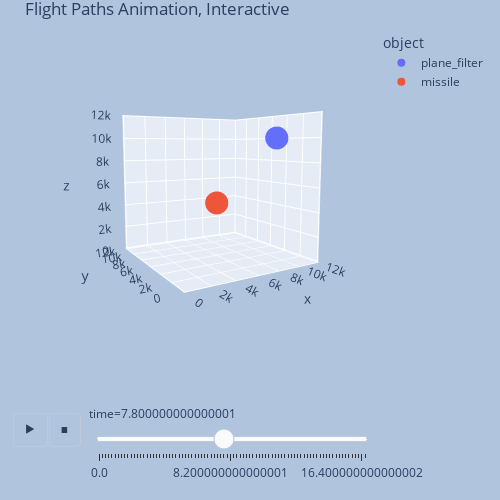

The code cell stored with this chart in its notebook:
### Code cell
fig = px.scatter_3d(animate_data.iloc[::2,:], x="x", y="y", z="z", color = "object",animation_frame = 'time',
                    range_x=[-100,12000],range_y=[-100,12000],range_z=[-100,12000], 
                    title = "Flight Paths Animation, Interactive",width = 500, height = 500)
fig.update_layout(
    margin=dict(l=30, r=30, t=30, b=30),
    paper_bgcolor="LightSteelBlue")
fig.layout.updatemenus[0].buttons[0].args[1]["frame"]["duration"] = .5
fig.layout.updatemenus[0].y=0
camera = dict(
    up=dict(x=0, y=0, z=1),
    center=dict(x=0, y=0, z=0),
    eye=dict(x=-2.5, y=.3, z=.8)
    
    )

fig.update_layout(scene_camera=camera)
fig.show()

### Figure 1 — Plotly figure (JSON) as saved in the notebook; plotly's stock layout.template omitted (floating-point values rounded to 4 significant figures)
{"data": [{"hovertemplate": "object=plane_filter<br>time=7.800000000000001<br>x=%{x}<br>y=%{y}<br>z=%{z}<extra></extra>", "legendgroup": "plane_filter", "marker": {"color": "#636efa", "symbol": "circle"}, "mode": "markers", "name": "plane_filter", "scene": "scene", "showlegend": true, "type": "scatter3d", "x": [9993.0], "y": [3000.0], "z": [10000.0]}, {"hovertemplate": "object=missile<br>time=7.800000000000001<br>x=%{x}<br>y=%{y}<br>z=%{z}<extra></extra>", "legendgroup": "missile", "marker": {"color": "#EF553B", "symbol": "circle"}, "mode": "markers", "name": "missile", "scene": "scene", "showlegend": true, "type": "scatter3d", "x": [4398.0], "y": [3321.0], "z": [4988.0]}], "layout": {"height": 500, "legend": {"title": {"text": "object"}, "tracegroupgap": 0}, "margin": {"b": 30, "l": 30, "r": 30, "t": 30}, "paper_bgcolor": "LightSteelBlue", "scene": {"aspectmode": "auto", "aspectratio": {"x": 1, "y": 1, "z": 1}, "camera": {"center": {"x": 0, "y": 0, "z": 0}, "eye": {"x": -1.354, "y": -2.25, "z": 0.2869}, "projection": {"type": "perspective"}, "up": {"x": 0, "y": 0, "z": 1}}, "domain": {"x": [0, 1], "y": [0, 1]}, "xaxis": {"range": [-100, 12000], "title": {"text": "x"}, "type": "linear"}, "yaxis": {"range": [-100, 12000], "title": {"text": "y"}, "type": "linear"}, "zaxis": {"range": [-100, 12000], "title": {"text": "z"}, "type": "linear"}}, "sliders": [{"active": 39, "currentvalue": {"prefix": "time="}, "len": 0.9, "pad": {"b": 10, "t": 60}, "steps": [{"args": [["0.0"], {"frame": {"duration": 0, "redraw": true}, "fromcurrent": true, "mode": "immediate", "transition": {"duration": 0, "easing": "linear"}}], "label": "0.0", "method": "animate"}, {"args": [["0.2"], {"frame": {"duration": 0, "redraw": true}, "fromcurrent": true, "mode": "immediate", "transition": {"duration": 0, "easing": "linear"}}], "label": "0.2", "method": "animate"}, {"args": [["0.4"], {"frame": {"duration": 0, "redraw": true}, "fromcurrent": true, "mode": "immediate", "transition": {"duration": 0, "easing": "linear"}}], "label": "0.4", "method": "animate"}, {"args": [["0.6000000000000001"], {"frame": {"duration": 0, "redraw": true}, "fromcurrent": true, "mode": "immediate", "transition": {"duration": 0, "easing": "linear"}}], "label": "0.6000000000000001", "method": "animate"}, {"args": [["0.8"], {"frame": {"duration": 0, "redraw": true}, "fromcurrent": true, "mode": "immediate", "transition": {"duration": 0, "easing": "linear"}}], "label": "0.8", "method": "animate"}, {"args": [["1.0"], {"frame": {"duration": 0, "redraw": true}, "fromcurrent": true, "mode": "immediate", "transition": {"duration": 0, "easing": "linear"}}], "label": "1.0", "method": "animate"}, {"args": [["1.2000000000000002"], {"frame": {"duration": 0, "redraw": true}, "fromcurrent": true, "mode": "immediate", "transition": {"duration": 0, "easing": "linear"}}], "label": "1.2000000000000002", "method": "animate"}, {"args": [["1.4000000000000001"], {"frame": {"duration": 0, "redraw": true}, "fromcurrent": true, "mode": "immediate", "transition": {"duration": 0, "easing": "linear"}}], "label": "1.4000000000000001", "method": "animate"}, {"args": [["1.6"], {"frame": {"duration": 0, "redraw": true}, "fromcurrent": true, "mode": "immediate", "transition": {"duration": 0, "easing": "linear"}}], "label": "1.6", "method": "animate"}, {"args": [["1.8"], {"frame": {"duration": 0, "redraw": true}, "fromcurrent": true, "mode": "immediate", "transition": {"duration": 0, "easing": "linear"}}], "label": "1.8", "method": "animate"}, {"args": [["2.0"], {"frame": {"duration": 0, "redraw": true}, "fromcurrent": true, "mode": "immediate", "transition": {"duration": 0, "easing": "linear"}}], "label": "2.0", "method": "animate"}, {"args": [["2.2"], {"frame": {"duration": 0, "redraw": true}, "fromcurrent": true, "mode": "immediate", "transition": {"duration": 0, "easing": "linear"}}], "label": "2.2", "method": "animate"}, {"args": [["2.4000000000000004"], {"frame": {"duration": 0, "redraw": true}, "fromcurrent": true, "mode": "immediate", "transition": {"duration": 0, "easing": "linear"}}], "label": "2.4000000000000004", "method": "animate"}, {"args": [["2.6"], {"frame": {"duration": 0, "redraw": true}, "fromcurrent": true, "mode": "immediate", "transition": {"duration": 0, "easing": "linear"}}], "label": "2.6", "method": "animate"}, {"args": [["2.8000000000000003"], {"frame": {"duration": 0, "redraw": true}, "fromcurrent": true, "mode": "immediate", "transition": {"duration": 0, "easing": "linear"}}], "label": "2.8000000000000003", "method": "animate"}, {"args": [["3.0"], {"frame": {"duration": 0, "redraw": true}, "fromcurrent": true, "mode": "immediate", "transition": {"duration": 0, "easing": "linear"}}], "label": "3.0", "method": "animate"}, {"args": [["3.2"], {"frame": {"duration": 0, "redraw": true}, "fromcurrent": true, "mode": "immediate", "transition": {"duration": 0, "easing": "linear"}}], "label": "3.2", "method": "animate"}, {"args": [["3.4000000000000004"], {"frame": {"duration": 0, "redraw": true}, "fromcurrent": true, "mode": "immediate", "transition": {"duration": 0, "easing": "linear"}}], "label": "3.4000000000000004", "method": "animate"}, {"args": [["3.6"], {"frame": {"duration": 0, "redraw": true}, "fromcurrent": true, "mode": "immediate", "transition": {"duration": 0, "easing": "linear"}}], "label": "3.6", "method": "animate"}, {"args": [["3.8000000000000003"], {"frame": {"duration": 0, "redraw": true}, "fromcurrent": true, "mode": "immediate", "transition": {"duration": 0, "easing": "linear"}}], "label": "3.8000000000000003", "method": "animate"}, {"args": [["4.0"], {"frame": {"duration": 0, "redraw": true}, "fromcurrent": true, "mode": "immediate", "transition": {"duration": 0, "easing": "linear"}}], "label": "4.0", "method": "animate"}, {"args": [["4.2"], {"frame": {"duration": 0, "redraw": true}, "fromcurrent": true, "mode": "immediate", "transition": {"duration": 0, "easing": "linear"}}], "label": "4.2", "method": "animate"}, {"args": [["4.4"], {"frame": {"duration": 0, "redraw": true}, "fromcurrent": true, "mode": "immediate", "transition": {"duration": 0, "easing": "linear"}}], "label": "4.4", "method": "animate"}, {"args": [["4.6000000000000005"], {"frame": {"duration": 0, "redraw": true}, "fromcurrent": true, "mode": "immediate", "transition": {"duration": 0, "easing": "linear"}}], "label": "4.6000000000000005", "method": "animate"}, {"args": [["4.800000000000001"], {"frame": {"duration": 0, "redraw": true}, "fromcurrent": true, "mode": "immediate", "transition": {"duration": 0, "easing": "linear"}}], "label": "4.800000000000001", "method": "animate"}, {"args": [["5.0"], {"frame": {"duration": 0, "redraw": true}, "fromcurrent": true, "mode": "immediate", "transition": {"duration": 0, "easing": "linear"}}], "label": "5.0", "method": "animate"}, {"args": [["5.2"], {"frame": {"duration": 0, "redraw": true}, "fromcurrent": true, "mode": "immediate", "transition": {"duration": 0, "easing": "linear"}}], "label": "5.2", "method": "animate"}, {"args": [["5.4"], {"frame": {"duration": 0, "redraw": true}, "fromcurrent": true, "mode": "immediate", "transition": {"duration": 0, "easing": "linear"}}], "label": "5.4", "method": "animate"}, {"args": [["5.6000000000000005"], {"frame": {"duration": 0, "redraw": true}, "fromcurrent": true, "mode": "immediate", "transition": {"duration": 0, "easing": "linear"}}], "label": "5.6000000000000005", "method": "animate"}, {"args": [["5.800000000000001"], {"frame": {"duration": 0, "redraw": true}, "fromcurrent": true, "mode": "immediate", "transition": {"duration": 0, "easing": "linear"}}], "label": "5.800000000000001", "method": "animate"}, {"args": [["6.0"], {"frame": {"duration": 0, "redraw": true}, "fromcurrent": true, "mode": "immediate", "transition": {"duration": 0, "easing": "linear"}}], "label": "6.0", "method": "animate"}, {"args": [["6.2"], {"frame": {"duration": 0, "redraw": true}, "fromcurrent": true, "mode": "immediate", "transition": {"duration": 0, "easing": "linear"}}], "label": "6.2", "method": "animate"}, {"args": [["6.4"], {"frame": {"duration": 0, "redraw": true}, "fromcurrent": true, "mode": "immediate", "transition": {"duration": 0, "easing": "linear"}}], "label": "6.4", "method": "animate"}, {"args": [["6.6000000000000005"], {"frame": {"duration": 0, "redraw": true}, "fromcurrent": true, "mode": "immediate", "transition": {"duration": 0, "easing": "linear"}}], "label": "6.6000000000000005", "method": "animate"}, {"args": [["6.800000000000001"], {"frame": {"duration": 0, "redraw": true}, "fromcurrent": true, "mode": "immediate", "transition": {"duration": 0, "easing": "linear"}}], "label": "6.800000000000001", "method": "animate"}, {"args": [["7.0"], {"frame": {"duration": 0, "redraw": true}, "fromcurrent": true, "mode": "immediate", "transition": {"duration": 0, "easing": "linear"}}], "label": "7.0", "method": "animate"}, {"args": [["7.2"], {"frame": {"duration": 0, "redraw": true}, "fromcurrent": true, "mode": "immediate", "transition": {"duration": 0, "easing": "linear"}}], "label": "7.2", "method": "animate"}, {"args": [["7.4"], {"frame": {"duration": 0, "redraw": true}, "fromcurrent": true, "mode": "immediate", "transition": {"duration": 0, "easing": "linear"}}], "label": "7.4", "method": "animate"}, {"args": [["7.6000000000000005"], {"frame": {"duration": 0, "redraw": true}, "fromcurrent": true, "mode": "immediate", "transition": {"duration": 0, "easing": "linear"}}], "label": "7.6000000000000005", "method": "animate"}, {"args": [["7.800000000000001"], {"frame": {"duration": 0, "redraw": true}, "fromcurrent": true, "mode": "immediate", "transition": {"duration": 0, "easing": "linear"}}], "label": "7.800000000000001", "method": "animate"}, {"args": [["8.0"], {"frame": {"duration": 0, "redraw": true}, "fromcurrent": true, "mode": "immediate", "transition": {"duration": 0, "easing": "linear"}}], "label": "8.0", "method": "animate"}, {"args": [["8.200000000000001"], {"frame": {"duration": 0, "redraw": true}, "fromcurrent": true, "mode": "immediate", "transition": {"duration": 0, "easing": "linear"}}], "label": "8.200000000000001", "method": "animate"}, {"args": [["8.4"], {"frame": {"duration": 0, "redraw": true}, "fromcurrent": true, "mode": "immediate", "transition": {"duration": 0, "easing": "linear"}}], "label": "8.4", "method": "animate"}, {"args": [["8.6"], {"frame": {"duration": 0, "redraw": true}, "fromcurrent": true, "mode": "immediate", "transition": {"duration": 0, "easing": "linear"}}], "label": "8.6", "method": "animate"}, {"args": [["8.8"], {"frame": {"duration": 0, "redraw": true}, "fromcurrent": true, "mode": "immediate", "transition": {"duration": 0, "easing": "linear"}}], "label": "8.8", "method": "animate"}, {"args": [["9.0"], {"frame": {"duration": 0, "redraw": true}, "fromcurrent": true, "mode": "immediate", "transition": {"duration": 0, "easing": "linear"}}], "label": "9.0", "method": "animate"}, {"args": [["9.200000000000001"], {"frame": {"duration": 0, "redraw": true}, "fromcurrent": true, "mode": "immediate", "transition": {"duration": 0, "easing": "linear"}}], "label": "9.200000000000001", "method": "animate"}, {"args": [["9.4"], {"frame": {"duration": 0, "redraw": true}, "fromcurrent": true, "mode": "immediate", "transition": {"duration": 0, "easing": "linear"}}], "label": "9.4", "method": "animate"}, {"args": [["9.600000000000001"], {"frame": {"duration": 0, "redraw": true}, "fromcurrent": true, "mode": "immediate", "transition": {"duration": 0, "easing": "linear"}}], "label": "9.600000000000001", "method": "animate"}, {"args": [["9.8"], {"frame": {"duration": 0, "redraw": true}, "fromcurrent": true, "mode": "immediate", "transition": {"duration": 0, "easing": "linear"}}], "label": "9.8", "method": "animate"}, {"args": [["10.0"], {"frame": {"duration": 0, "redraw": true}, "fromcurrent": true, "mode": "immediate", "transition": {"duration": 0, "easing": "linear"}}], "label": "10.0", "method": "animate"}, {"args": [["10.200000000000001"], {"frame": {"duration": 0, "redraw": true}, "fromcurrent": true, "mode": "immediate", "transition": {"duration": 0, "easing": "linear"}}], "label": "10.200000000000001", "method": "animate"}, {"args": [["10.4"], {"frame": {"duration": 0, "redraw": true}, "fromcurrent": true, "mode": "immediate", "transition": {"duration": 0, "easing": "linear"}}], "label": "10.4", "method": "animate"}, {"args": [["10.600000000000001"], {"frame": {"duration": 0, "redraw": true}, "fromcurrent": true, "mode": "immediate", "transition": {"duration": 0, "easing": "linear"}}], "label": "10.600000000000001", "method": "animate"}, {"args": [["10.8"], {"frame": {"duration": 0, "redraw": true}, "fromcurrent": true, "mode": "immediate", "transition": {"duration": 0, "easing": "linear"}}], "label": "10.8", "method": "animate"}, {"args": [["11.0"], {"frame": {"duration": 0, "redraw": true}, "fromcurrent": true, "mode": "immediate", "transition": {"duration": 0, "easing": "linear"}}], "label": "11.0", "method": "animate"}, {"args": [["11.200000000000001"], {"frame": {"duration": 0, "redraw": true}, "fromcurrent": true, "mode": "immediate", "transition": {"duration": 0, "easing": "linear"}}], "label": "11.200000000000001", "method": "animate"}, {"args": [["11.4"], {"frame": {"duration": 0, "redraw": true}, "fromcurrent": true, "mode": "immediate", "transition": {"duration": 0, "easing": "linear"}}], "label": "11.4", "method": "animate"}, {"args": [["11.600000000000001"], {"frame": {"duration": 0, "redraw": true}, "fromcurrent": true, "mode": "immediate", "transition": {"duration": 0, "easing": "linear"}}], "label": "11.600000000000001", "method": "animate"}, {"args": [["11.8"], {"frame": {"duration": 0, "redraw": true}, "fromcurrent": true, "mode": "immediate", "transition": {"duration": 0, "easing": "linear"}}], "label": "11.8", "method": "animate"}, {"args": [["12.0"], {"frame": {"duration": 0, "redraw": true}, "fromcurrent": true, "mode": "immediate", "transition": {"duration": 0, "easing": "linear"}}], "label": "12.0", "method": "animate"}, {"args": [["12.200000000000001"], {"frame": {"duration": 0, "redraw": true}, "fromcurrent": true, "mode": "immediate", "transition": {"duration": 0, "easing": "linear"}}], "label": "12.200000000000001", "method": "animate"}, {"args": [["12.4"], {"frame": {"duration": 0, "redraw": true}, "fromcurrent": true, "mode": "immediate", "transition": {"duration": 0, "easing": "linear"}}], "label": "12.4", "method": "animate"}, {"args": [["12.600000000000001"], {"frame": {"duration": 0, "redraw": true}, "fromcurrent": true, "mode": "immediate", "transition": {"duration": 0, "easing": "linear"}}], "label": "12.600000000000001", "method": "animate"}, {"args": [["12.8"], {"frame": {"duration": 0, "redraw": true}, "fromcurrent": true, "mode": "immediate", "transition": {"duration": 0, "easing": "linear"}}], "label": "12.8", "method": "animate"}, {"args": [["13.0"], {"frame": {"duration": 0, "redraw": true}, "fromcurrent": true, "mode": "immediate", "transition": {"duration": 0, "easing": "linear"}}], "label": "13.0", "method": "animate"}, {"args": [["13.200000000000001"], {"frame": {"duration": 0, "redraw": true}, "fromcurrent": true, "mode": "immediate", "transition": {"duration": 0, "easing": "linear"}}], "label": "13.200000000000001", "method": "animate"}, {"args": [["13.4"], {"frame": {"duration": 0, "redraw": true}, "fromcurrent": true, "mode": "immediate", "transition": {"duration": 0, "easing": "linear"}}], "label": "13.4", "method": "animate"}, {"args": [["13.600000000000001"], {"frame": {"duration": 0, "redraw": true}, "fromcurrent": true, "mode": "immediate", "transition": {"duration": 0, "easing": "linear"}}], "label": "13.600000000000001", "method": "animate"}, {"args": [["13.8"], {"frame": {"duration": 0, "redraw": true}, "fromcurrent": true, "mode": "immediate", "transition": {"duration": 0, "easing": "linear"}}], "label": "13.8", "method": "animate"}, {"args": [["14.0"], {"frame": {"duration": 0, "redraw": true}, "fromcurrent": true, "mode": "immediate", "transition": {"duration": 0, "easing": "linear"}}], "label": "14.0", "method": "animate"}, {"args": [["14.200000000000001"], {"frame": {"duration": 0, "redraw": true}, "fromcurrent": true, "mode": "immediate", "transition": {"duration": 0, "easing": "linear"}}], "label": "14.200000000000001", "method": "animate"}, {"args": [["14.4"], {"frame": {"duration": 0, "redraw": true}, "fromcurrent": true, "mode": "immediate", "transition": {"duration": 0, "easing": "linear"}}], "label": "14.4", "method": "animate"}, {"args": [["14.600000000000001"], {"frame": {"duration": 0, "redraw": true}, "fromcurrent": true, "mode": "immediate", "transition": {"duration": 0, "easing": "linear"}}], "label": "14.600000000000001", "method": "animate"}, {"args": [["14.8"], {"frame": {"duration": 0, "redraw": true}, "fromcurrent": true, "mode": "immediate", "transition": {"duration": 0, "easing": "linear"}}], "label": "14.8", "method": "animate"}, {"args": [["15.0"], {"frame": {"duration": 0, "redraw": true}, "fromcurrent": true, "mode": "immediate", "transition": {"duration": 0, "easing": "linear"}}], "label": "15.0", "method": "animate"}, {"args": [["15.200000000000001"], {"frame": {"duration": 0, "redraw": true}, "fromcurrent": true, "mode": "immediate", "transition": {"duration": 0, "easing": "linear"}}], "label": "15.200000000000001", "method": "animate"}, {"args": [["15.4"], {"frame": {"duration": 0, "redraw": true}, "fromcurrent": true, "mode": "immediate", "transition": {"duration": 0, "easing": "linear"}}], "label": "15.4", "method": "animate"}, {"args": [["15.600000000000001"], {"frame": {"duration": 0, "redraw": true}, "fromcurrent": true, "mode": "immediate", "transition": {"duration": 0, "easing": "linear"}}], "label": "15.600000000000001", "method": "animate"}, {"args": [["15.8"], {"frame": {"duration": 0, "redraw": true}, "fromcurrent": true, "mode": "immediate", "transition": {"duration": 0, "easing": "linear"}}], "label": "15.8", "method": "animate"}, {"args": [["16.0"], {"frame": {"duration": 0, "redraw": true}, "fromcurrent": true, "mode": "immediate", "transition": {"duration": 0, "easing": "linear"}}], "label": "16.0", "method": "animate"}, {"args": [["16.2"], {"frame": {"duration": 0, "redraw": true}, "fromcurrent": true, "mode": "immediate", "transition": {"duration": 0, "easing": "linear"}}], "label": "16.2", "method": "animate"}, {"args": [["16.400000000000002"], {"frame": {"duration": 0, "redraw": true}, "fromcurrent": true, "mode": "immediate", "transition": {"duration": 0, "easing": "linear"}}], "label": "16.400000000000002", "method": "animate"}, {"args": [["16.6"], {"frame": {"duration": 0, "redraw": true}, "fromcurrent": true, "mode": "immediate", "transition": {"duration": 0, "easing": "linear"}}], "label": "16.6", "method": "animate"}], "x": 0.1, "xanchor": "left", "y": 0, "yanchor": "top"}], "title": {"text": "Flight Paths Animation, Interactive"}, "updatemenus": [{"active": 1, "buttons": [{"args": [null, {"frame": {"duration": 0.5, "redraw": true}, "fromcurrent": true, "mode": "immediate", "transition": {"duration": 500, "easing": "linear"}}], "label": "&#9654;", "method": "animate"}, {"args": [[null], {"frame": {"duration": 0, "redraw": true}, "fromcurrent": true, "mode": "immediate", "transition": {"duration": 0, "easing": "linear"}}], "label": "&#9724;", "method": "animate"}], "direction": "left", "pad": {"r": 10, "t": 70}, "showactive": false, "type": "buttons", "x": 0.1, "xanchor": "right", "y": 0, "yanchor": "top"}], "width": 500}}
